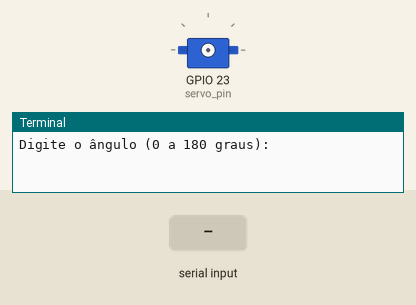
Recording of a program running on a simulated Raspberry Pi (BCM pin numbers). Shown: servo, the last lines printed to the terminal. The inputs (shaded band) are chosen by the test bench. Servo angles are drawn from the pulse width (0.5 ms = 0°, 2.5 ms = 180°).

Above: at 1.2 s.
1.3 s: "5" typed at the terminal, then Enter
2.8 s: "90" typed at the terminal, then Enter
At 3.3 s:
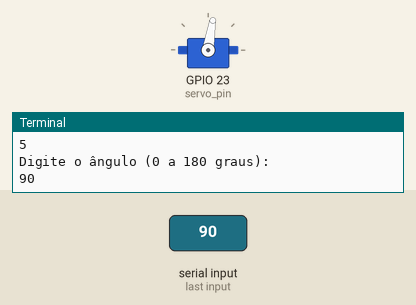
Timing chart, 0 to 5.8 s (numbered marks = the images above; inputs shaded):
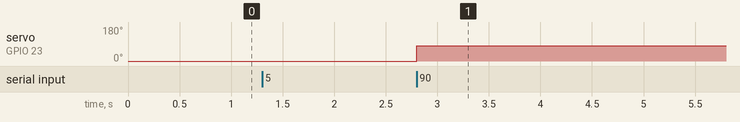

The program:

teste.py
```python
import RPi.GPIO as GPIO
import time

# Configuração inicial
servo_pin = 23  # Usando o pino GPIO 23
GPIO.setmode(GPIO.BCM)
GPIO.setup(servo_pin, GPIO.OUT)

# Inicializa o PWM com frequência de 50Hz
pwm = GPIO.PWM(servo_pin, 50)
pwm.start(0)

def move_servo(angle):
    duty_cycle = angle / 18 + 2  # Mapeia ângulo para ciclo de trabalho (2 a 12)
    pwm.ChangeDutyCycle(duty_cycle)
    time.sleep(0.5)  # Aguarda um curto período para que o servo alcance a posição

try:
    while True:
        angle = float(input("Digite o ângulo (0 a 180 graus): "))
        if 0 <= angle <= 180:
            move_servo(angle)
        else:
            print("Ângulo fora do intervalo válido (0 a 180 graus)")

except KeyboardInterrupt:
    pass

# Encerra o PWM e limpa as configurações do GPIO
pwm.stop()
GPIO.cleanup()
```

Measured:
- after the input at 2.8 s, servo on GPIO 23 (servo_pin): 0° → 81° at once
